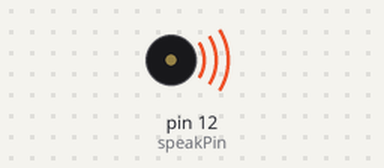
Bench run of a sketch on a simulated Arduino Uno, built with avr-gcc and run on an emulated ATmega328P. Shown: buzzer (waves = sounding).

Above: at 0.1 s.
Timing chart, 0 to 1.6 s (numbered marks = the images above):
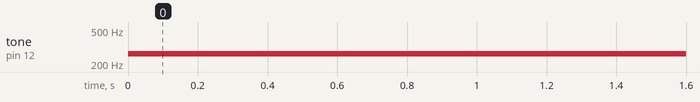

The sketch:

fengmingqi.ino
```cpp
int toneDuration = 50 ;
int speakPin = 12 ;
int tones[] = { 262,294,330,349,392,440,494};
void setup () {
}
void loop () {
  tone(speakPin,tones[0],toneDuration);
////  delay (1000);
//  tone(speakPin,tones[0],toneDuration);
////  delay(1000);
//  tone(speakPin,tones[0],toneDuration);
////  delay(1000);
//  tone(speakPin,tones[4],toneDuration);
//  delay(1000);
//  tone(speakPin,tones[2],toneDuration);
////  delay(1000);
//  tone(speakPin,tones[2],toneDuration);
////  delay(1000);
//  tone(speakPin,tones[2],toneDuration);
////  delay(1000);
//  tone(speakPin,tones[0],toneDuration);
//  delay(1000);
//  tone(speakPin,tones[0],toneDuration);
////  delay(1000);
//  tone(speakPin,tones[2],toneDuration);
////  delay(1000);
//  tone(speakPin,tones[4],toneDuration);
////  delay(1000);
//  tone(speakPin,tones[4],toneDuration);
//  delay(1000);
//  tone(speakPin,tones[3],toneDuration);
////  delay(1000);
//  tone(speakPin,tones[2],toneDuration);
////  delay(1000);
//  tone(speakPin,tones[1],toneDuration);
////  delay(1000);
//  tone(speakPin,tones[1],toneDuration);
//  delay(1000);
//  tone(speakPin,tones[1],toneDuration);
////  delay(1000);
//  tone(speakPin,tones[2],toneDuration);
////  delay(1000);
//  tone(speakPin,tones[3],toneDuration);
////  delay(1000);
//  tone(speakPin,tones[3],toneDuration);
//  delay(1000);
//  tone(speakPin,tones[2],toneDuration);
////  delay(1000);
//  tone(speakPin,tones[1],toneDuration);
////  delay(1000);
//  tone(speakPin,tones[2],toneDuration);
////  delay(1000);
//  tone(speakPin,tones[0],toneDuration);
//  delay(1000);
//  tone(speakPin,tones[0],toneDuration);
////  delay(1000);
//  tone(speakPin,tones[2],toneDuration);
////  delay(1000);
//  tone(speakPin,tones[1],toneDuration);
////  delay(1000);
//  tone(speakPin,tones[4],toneDuration);
//  delay(1000);
//  tone(speakPin,tones[6],toneDuration);
////  delay(1000);
//  tone(speakPin,tones[1],toneDuration);
////  delay(1000);
//  tone(speakPin,tones[0],toneDuration);
////  delay(1000);
//  tone(speakPin,tones[0],toneDuration);
//  delay(1000);
}
```

Measured:
- by itself, tone on pin 12 (speakPin): silent → 262 Hz at 0.00 s
